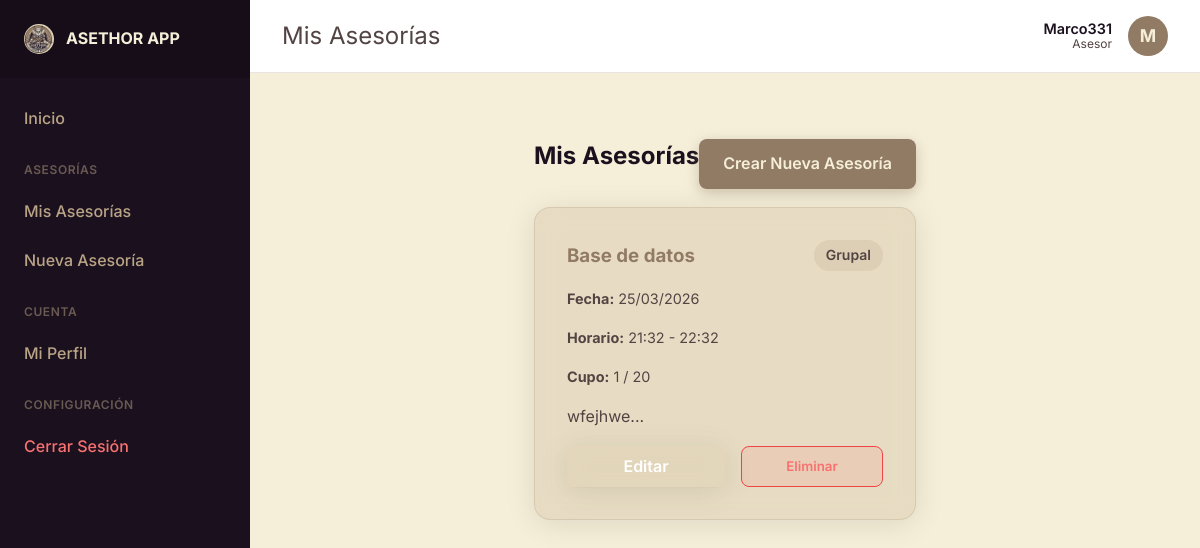
Page /asesor/sessions (signed in) on the committed database.
### app/models.py (models this page shows, shortened)
class Profile(db.Model):
    id = db.Column(db.Integer, primary_key=True)
    user_id = db.Column(db.Integer, db.ForeignKey('user.id'), nullable=False)
    full_name = db.Column(db.String(100), nullable=True)
    bio = db.Column(db.Text, nullable=True)
    strengths = db.Column(db.String(200), nullable=True) # e.g. "matemáticas, programación"
    focus_areas = db.Column(db.String(200), nullable=True) # e.g. "álgebra, base de datos sql"
    rating_avg = db.Column(db.Float, default=0.0) # Calculated average for Asesores

class User(db.Model, UserMixin):
    id = db.Column(db.Integer, primary_key=True)
    username = db.Column(db.String(20), unique=True, nullable=False)
    password_hash = db.Column(db.String(60), nullable=False)
    role = db.Column(db.String(20), nullable=False, default='Estudiante') # Super-Admin, Admin, Asesor, Estudiante
    profile = db.relationship('Profile', backref='user', uselist=False, cascade='all, delete-orphan')
    sessions_given = db.relationship('TutoringSession', backref='asesor', cascade='all, delete-orphan')
    reviews_received = db.relationship('Review', foreign_keys='Review.asesor_id', backref='asesor_reviewed', cascade='all, delete-orphan')
    enrollments = db.relationship('Enrollment', backref='student', cascade='all, delete-orphan')
    reviews_given = db.relationship('Review', foreign_keys='Review.student_id', backref='student_reviewer', cascade='all, delete-orphan')

class TutoringSession(db.Model):
    id = db.Column(db.Integer, primary_key=True)
    asesor_id = db.Column(db.Integer, db.ForeignKey('user.id'), nullable=False)
    topic = db.Column(db.String(100), nullable=False)
    description = db.Column(db.Text, nullable=False)
    date = db.Column(db.Date, nullable=False)
    start_time = db.Column(db.Time, nullable=False)
    end_time = db.Column(db.Time, nullable=False)
    session_type = db.Column(db.String(20), nullable=False, default='Individual') # Individual, Grupal
    capacity = db.Column(db.Integer, default=1)
    enrollments = db.relationship('Enrollment', backref='session', cascade='all, delete-orphan')
    reviews = db.relationship('Review', foreign_keys='Review.session_id', backref='session_reviewed', cascade='all, delete-orphan')

### app/routes/asesor.py (the view)
@asesor.route('/sessions')
def sessions():
    sessions = TutoringSession.query.filter_by(asesor_id=current_user.id).order_by(TutoringSession.date.desc(), TutoringSession.start_time.desc()).all()
    return render_template('asesor/sessions.html', title='Mis Asesorías', sessions=sessions)

### app/models.py (called while the page is built)
@login_manager.user_loader
def load_user(user_id):
    return User.query.get(int(user_id))

### app/routes/asesor.py (called while the page is built)
@asesor.before_request
@login_required
def check_asesor():
    if current_user.role != 'Asesor':
        flash('Acceso denegado. Esta sección es solo para asesores.', 'danger')
        return redirect(url_for('main.home'))

### app/templates/asesor/sessions.html
{% extends 'base.html' %}
{% block content %}
<div class="d-flex justify-between align-center mb-2">
    <h2>Mis Asesorías</h2>
    <a href="{{ url_for('asesor.new_session') }}" class="btn btn-primary">Crear Nueva Asesoría</a>
</div>
{% if sessions %}
<div class="grid-cards mt-2">
    {% for session in sessions %}
    <div class="glass card">
        <div class="d-flex justify-between align-center mb-2">
            <h3 style="margin: 0; color: var(--primary-color);">{{ session.topic }}</h3>
            <span class="badge">{{ session.session_type }}</span>
        </div>
        <p style="font-size: 0.9rem;"><strong>Fecha:</strong> {{ session.date.strftime('%d/%m/%Y') }}</p>
        <p style="font-size: 0.9rem;"><strong>Horario:</strong> {{ session.start_time.strftime('%H:%M') }} - {{ session.end_time.strftime('%H:%M') }}</p>
        <p style="font-size: 0.9rem;"><strong>Cupo:</strong> {{ session.enrollments|length }} / {{ session.capacity }}</p>
        <p style="margin-top: 1rem;">{{ session.description[:100] }}...</p>
        <div class="d-flex gap-1 mt-2">
            <a href="{{ url_for('asesor.edit_session', session_id=session.id) }}" class="btn glass" style="flex:1; padding: 0.5rem; color:white;">Editar</a>
            <form action="{{ url_for('asesor.delete_session', session_id=session.id) }}" method="POST" style="flex:1; display:flex;">
                <button type="submit" class="btn btn-danger" style="flex:1; padding: 0.5rem;" onclick="return confirm('¿Eliminar asesoría?');">Eliminar</button>
            </form>
        </div>
    </div>
    {% endfor %}
</div>
{% else %}
<p class="text-center mt-4 glass card">No tienes asesorías creadas aún.</p>
{% endif %}
{% endblock %}

### app/templates/base.html (shortened to what this page needs)
<!DOCTYPE html>
<html lang="es">
<head>
    <link rel="stylesheet" href="{{ url_for('static', filename='css/style.css') }}">
</head>
<body>
    {% if current_user.is_authenticated %}
    <div class="app-wrapper">
        <aside class="sidebar">
            <div class="sidebar-header">
                <img src="{{ url_for('static', filename='img/logo.jpg') }}" alt="Logo" style="height: 30px; object-fit: cover; border-radius: 50%;">
                <span style="font-weight: 700;">ASETHOR APP</span>
            </div>
            <nav class="sidebar-nav">
                <a href="{{ url_for('main.home') }}" class="sidebar-link">Inicio</a>
                {% if current_user.role == 'Super-Admin' or current_user.role == 'Admin' %}
                    <div class="sidebar-section">Administración</div>
                    <a href="{{ url_for('admin.dashboard') }}" class="sidebar-link">Panel Admin</a>
                    <a href="{{ url_for('admin.create_user') }}" class="sidebar-link">Crear Usuario</a>
                {% elif current_user.role == 'Asesor' %}
                    <div class="sidebar-section">Asesorías</div>
                    <a href="{{ url_for('asesor.sessions') }}" class="sidebar-link">Mis Asesorías</a>
                    <a href="{{ url_for('asesor.new_session') }}" class="sidebar-link">Nueva Asesoría</a>
                    <div class="sidebar-section">Cuenta</div>
                    <a href="{{ url_for('asesor.profile') }}" class="sidebar-link">Mi Perfil</a>
                {% endif %}
                <div class="sidebar-section">Configuración</div>
                <a href="{{ url_for('auth.logout') }}" class="sidebar-link" style="color: #f87171;">Cerrar Sesión</a>
            </nav>
        </aside>
        <main class="main-wrapper">
            <header class="topbar">
                <div class="topbar-title">{% if title %}{{ title }}{% else %}Inicio{% endif %}</div>
                <div class="topbar-profile">
                    <div style="text-align: right; line-height: 1.2;">
                        <div style="font-weight: 600; color: var(--text-primary); font-size: 0.9rem;">{{ current_user.profile.full_name or current_user.username }}</div>
                        <div style="font-size: 0.75rem; color: var(--text-secondary);">{{ current_user.role }}</div>
                    </div>
                    <div class="avatar">{{ current_user.username[0]|upper }}</div>
                </div>
            </header>
            <div class="container" style="padding: 2rem;">
    {% endif %}
        {% block content %}{% endblock %}
    {% if current_user.is_authenticated %}
            </div>
        </main>
    </div>
    {% else %}
    </main>
    {% endif %}
</body>
</html>

### app/static/css/style.css (style rules this page uses)
:root { --bg-color: #F5EFD9; --surface-color: rgba(226, 213, 185, 0.7); --surface-border: rgba(146, 123, 101, 0.2); --primary-color: #927B65; --primary-hover: #524443; --text-primary: #1B101E; --text-secondary: #524443; --danger-color: #ef4444; --success-color: #10b981; --warning-color: #BAA486; --font-family: 'Inter', sans-serif; }
* { box-sizing: border-box; margin: 0; padding: 0; }
body { background-color: var(--bg-color); color: var(--text-primary); font-family: var(--font-family); line-height: 1.6; min-height: 100vh; display: flex; flex-direction: column; background-image: radial-gradient(circle at top right, rgba(226, 213, 185, 0.8), transparent 40%), radial-gradient(circle at bottom left, rgba(186, 164, 134, 0.4), transparent 40%); background-attachment: fixed; }
.glass { background: var(--surface-color); backdrop-filter: blur(12px); -webkit-backdrop-filter: blur(12px); border: 1px solid var(--surface-border); border-radius: 16px; box-shadow: 0 4px 30px rgba(0, 0, 0, 0.1); }
.container { max-width: 1200px; margin: 0 auto; padding: 2rem; flex: 1; }
.card { padding: 2rem; margin-bottom: 2rem; transition: transform 0.3s ease, box-shadow 0.3s ease; }
.grid-cards { display: grid; grid-template-columns: repeat(auto-fill, minmax(300px, 1fr)); gap: 1.5rem; }
.btn { display: inline-block; padding: 0.75rem 1.5rem; border-radius: 8px; font-weight: 600; text-align: center; cursor: pointer; border: none; text-decoration: none; transition: all 0.3s ease; font-family: var(--font-family); }
.btn-primary { background-color: var(--primary-color); color: #F5EFD9; box-shadow: 0 4px 14px rgba(146, 123, 101, 0.4); }
.btn-danger { background-color: rgba(239, 68, 68, 0.1); color: #f87171; border: 1px solid var(--danger-color); }
h1, h2, h3 { margin-bottom: 1rem; font-weight: 700; color: var(--text-primary); }
p { margin-bottom: 1rem; color: var(--text-secondary); }
.mt-2 { margin-top: 1rem; }
.mb-2 { margin-bottom: 1rem; }
.d-flex { display: flex; }
.justify-between { justify-content: space-between; }
.align-center { align-items: center; }
.gap-1 { gap: 1rem; }
.badge { padding: 0.25rem 0.75rem; border-radius: 999px; font-size: 0.875rem; font-weight: 600; background: rgba(186, 164, 134, 0.25); color: var(--primary-hover); }
.app-wrapper { display: flex; min-height: 100vh; }
.sidebar { width: 250px; background-color: var(--text-primary); color: var(--text-secondary); display: flex; flex-direction: column; position: fixed; height: 100vh; overflow-y: auto; }
.sidebar-header { padding: 1.5rem; background-color: rgba(0, 0, 0, 0.2); display: flex; align-items: center; gap: 0.75rem; color: var(--bg-color); }
.sidebar-nav { padding: 1rem 0; display: flex; flex-direction: column; }
.sidebar-link { padding: 0.75rem 1.5rem; color: var(--warning-color); text-decoration: none; display: flex; align-items: center; gap: 0.75rem; font-weight: 500; transition: background 0.3s; }
.sidebar-section { padding: 1rem 1.5rem 0.5rem; font-size: 0.75rem; text-transform: uppercase; letter-spacing: 0.05em; color: rgba(186, 164, 134, 0.5); font-weight: 600; }
.main-wrapper { flex: 1; margin-left: 250px; display: flex; flex-direction: column; background-color: var(--bg-color); }
.topbar { background-color: #ffffff; padding: 1rem 2rem; display: flex; justify-content: space-between; align-items: center; border-bottom: 1px solid var(--surface-border); }
.topbar-title { font-size: 1.5rem; color: var(--text-secondary); }
.topbar-profile { display: flex; align-items: center; gap: 1rem; }
.avatar { width: 40px; height: 40px; border-radius: 50%; background-color: var(--primary-color); color: #F5EFD9; display: flex; align-items: center; justify-content: center; font-weight: bold; font-size: 1.1rem; }

### rows in the picture
Profile: profile "Marco331"
User: role "Asesor", username "M"
TutoringSession: topic "Base de datos", session_type "Grupal", date "25/03/2026", start_time "21:32", end_time "22:32", enrollments|length "1", capacity "20", description "wfejhwe"

### other values in the picture
{{ title }} "Mis Asesorías"
